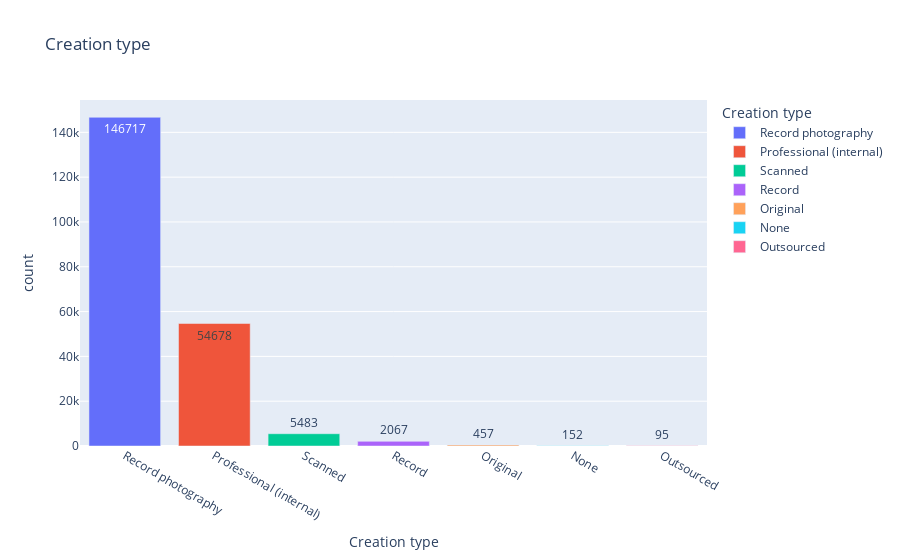

Notebook cell for this chart:
### Code cell
import plotly.express as px
figs = []
for df in df_list:
    columns = df.columns.tolist()
    # data_canada = px.data.gapminder().query("country == 'Canada'")
    fig = px.bar(df, x=columns[0], y=columns[1], title=columns[0], color=columns[0], text=columns[1])
    figs.append(fig)
figs[0].show()

### Figure 1 — Plotly figure (JSON) as saved in the notebook; plotly's stock layout.template omitted (floating-point values rounded to 4 significant figures)
{"data": [{"alignmentgroup": "True", "hovertemplate": "Creation type=%{x}<br>count=%{text}<extra></extra>", "legendgroup": "Record photography", "marker": {"color": "#636efa"}, "name": "Record photography", "offsetgroup": "Record photography", "orientation": "v", "showlegend": true, "text": [146717], "textposition": "auto", "type": "bar", "x": ["Record photography"], "xaxis": "x", "y": [146717], "yaxis": "y"}, {"alignmentgroup": "True", "hovertemplate": "Creation type=%{x}<br>count=%{text}<extra></extra>", "legendgroup": "Professional (internal)", "marker": {"color": "#EF553B"}, "name": "Professional (internal)", "offsetgroup": "Professional (internal)", "orientation": "v", "showlegend": true, "text": [54678], "textposition": "auto", "type": "bar", "x": ["Professional (internal)"], "xaxis": "x", "y": [54678], "yaxis": "y"}, {"alignmentgroup": "True", "hovertemplate": "Creation type=%{x}<br>count=%{text}<extra></extra>", "legendgroup": "Scanned", "marker": {"color": "#00cc96"}, "name": "Scanned", "offsetgroup": "Scanned", "orientation": "v", "showlegend": true, "text": [5483], "textposition": "auto", "type": "bar", "x": ["Scanned"], "xaxis": "x", "y": [5483], "yaxis": "y"}, {"alignmentgroup": "True", "hovertemplate": "Creation type=%{x}<br>count=%{text}<extra></extra>", "legendgroup": "Record", "marker": {"color": "#ab63fa"}, "name": "Record", "offsetgroup": "Record", "orientation": "v", "showlegend": true, "text": [2067], "textposition": "auto", "type": "bar", "x": ["Record"], "xaxis": "x", "y": [2067], "yaxis": "y"}, {"alignmentgroup": "True", "hovertemplate": "Creation type=%{x}<br>count=%{text}<extra></extra>", "legendgroup": "Original", "marker": {"color": "#FFA15A"}, "name": "Original", "offsetgroup": "Original", "orientation": "v", "showlegend": true, "text": [457], "textposition": "auto", "type": "bar", "x": ["Original"], "xaxis": "x", "y": [457], "yaxis": "y"}, {"alignmentgroup": "True", "hovertemplate": "Creation type=%{x}<br>count=%{text}<extra></extra>", "legendgroup": "None", "marker": {"color": "#19d3f3"}, "name": "None", "offsetgroup": "None", "orientation": "v", "showlegend": true, "text": [152], "textposition": "auto", "type": "bar", "x": ["None"], "xaxis": "x", "y": [152], "yaxis": "y"}, {"alignmentgroup": "True", "hovertemplate": "Creation type=%{x}<br>count=%{text}<extra></extra>", "legendgroup": "Outsourced", "marker": {"color": "#FF6692"}, "name": "Outsourced", "offsetgroup": "Outsourced", "orientation": "v", "showlegend": true, "text": [95], "textposition": "auto", "type": "bar", "x": ["Outsourced"], "xaxis": "x", "y": [95], "yaxis": "y"}], "layout": {"barmode": "relative", "legend": {"title": {"text": "Creation type"}, "tracegroupgap": 0}, "title": {"text": "Creation type"}, "xaxis": {"anchor": "y", "categoryarray": ["Record photography", "Professional (internal)", "Scanned", "Record", "Original", "None", "Outsourced"], "categoryorder": "array", "domain": [0, 1], "title": {"text": "Creation type"}}, "yaxis": {"anchor": "x", "domain": [0, 1], "title": {"text": "count"}}}}
